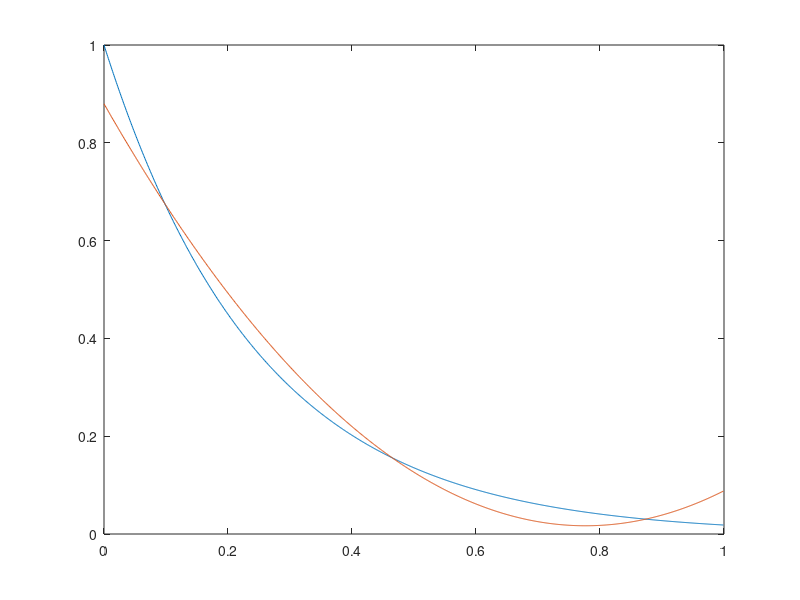

This figure's MATLAB source:

clearvars
% close all

fx = @ (x, b, g) exp(-b * x);%.* (1 - exp(-g * x));

fs = 1000;
T  = 1;
N  = fs * T;
t  = 0:1/fs:T-1/fs;
b  = 4;
g  = 5;

f = fx(t,b,g);

c = polyfit(t, f, 2);
p = polyval(c, t);

figure('WindowStyle','docked')

plot(t, f); hold on;
plot(t, p);
